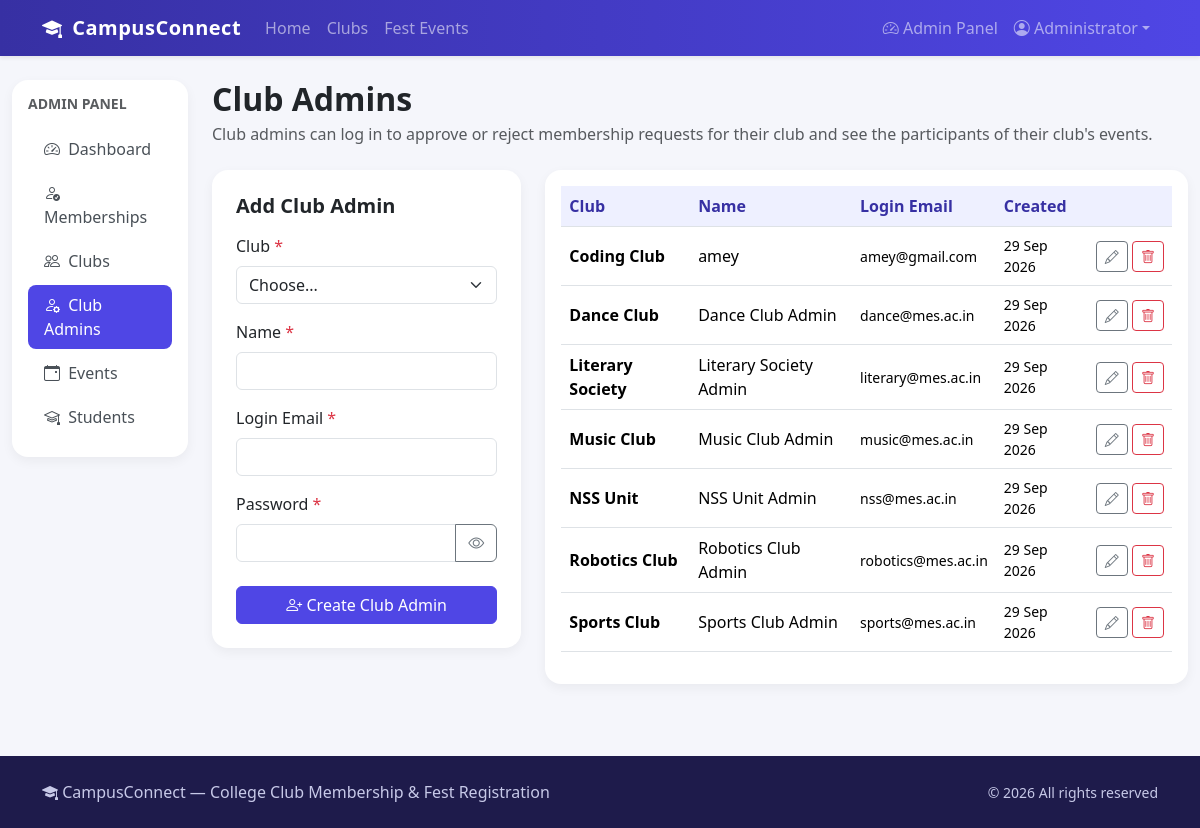
/admin/club-admins (signed in), run on the app's committed database.
### tables this page shows
CREATE TABLE "users" (
    id            INTEGER PRIMARY KEY AUTOINCREMENT,
    name          TEXT    NOT NULL,
    email         TEXT    NOT NULL UNIQUE,
    password_hash TEXT    NOT NULL,
    roll_no       TEXT,
    department    TEXT,
    year          TEXT,
    phone         TEXT,
    role          TEXT    NOT NULL DEFAULT 'student' CHECK (role IN ('student', 'admin', 'club_admin')),
    club_id       INTEGER REFERENCES clubs(id) ON DELETE CASCADE,    created_at    TEXT    NOT NULL DEFAULT CURRENT_TIMESTAMP
);

CREATE TABLE clubs (
    id            INTEGER PRIMARY KEY AUTOINCREMENT,
    name          TEXT    NOT NULL UNIQUE,
    category      TEXT    NOT NULL,
    description   TEXT    NOT NULL,
    coordinator   TEXT,
    contact_email TEXT,
    created_at    TEXT    NOT NULL DEFAULT CURRENT_TIMESTAMP
);

### app.py (the view, shortened to what this page needs)
@app.route("/admin/club-admins", methods=["GET", "POST"])
@admin_required
def admin_club_admins():
    db = get_db()
    form = {"club_id": request.args.get("club_id", "")}
    admins = db.execute(
        """SELECT u.id, u.name, u.email, u.created_at, c.name AS club
           FROM users u JOIN clubs c ON c.id = u.club_id
           WHERE u.role = 'club_admin' ORDER BY c.name, u.name"""
    ).fetchall()
    clubs_list = db.execute("SELECT id, name FROM clubs ORDER BY name").fetchall()
    return render_template("admin/club_admins.html", admins=admins, clubs=clubs_list, form=form)

### app.py (called while the page is built)
def get_db():
    if "db" not in g:
        g.db = sqlite3.connect(DATABASE)
        g.db.row_factory = sqlite3.Row
        g.db.execute("PRAGMA foreign_keys = ON")
    return g.db

@app.before_request
def load_user():
    user_id = session.get("user_id")
    g.user = None
    g.club = None
    if user_id is not None:
        db = get_db()
        g.user = db.execute("SELECT * FROM users WHERE id = ?", (user_id,)).fetchone()
        if g.user is not None and g.user["role"] == "club_admin":
            g.club = db.execute("SELECT * FROM clubs WHERE id = ?", (g.user["club_id"],)).fetchone()

def current_portal():
    user = g.get("user")
    return "club_admin" if user is not None and user["role"] == "club_admin" else "admin"

@app.context_processor
def inject_globals():
    return {
        "user": g.get("user"),
        "my_club": g.get("club"),
        "portal": current_portal(),
        "category_icons": CATEGORY_ICONS,
        "today": date.today().isoformat(),
    }

@app.template_filter("fmt_date")
def fmt_date(value):
    try:
        return datetime.strptime(value, "%Y-%m-%d").strftime("%d %b %Y")
    except (TypeError, ValueError):
        return value

def login_required(view):
    @wraps(view)
    def wrapped(*args, **kwargs):
        if g.user is None:
            flash("Please log in to continue.", "warning")
            return redirect(url_for("login", next=request.path))
        return view(*args, **kwargs)
    return wrapped

def admin_required(view):
    @wraps(view)
    @login_required
    def wrapped(*args, **kwargs):
        if g.user["role"] != "admin":
            abort(403)
        return view(*args, **kwargs)
    return wrapped

### templates/admin/club_admins.html (shortened to what this page needs)
{% extends "admin/layout.html" %}
{% block admin_content %}
<h2 class="fw-bold mb-1">Club Admins</h2>
<p class="text-muted mb-4">Club admins can log in to approve or reject membership requests for their club and see the participants of their club's events.</p>
<div class="row g-4">
    <div class="col-xl-4">
        <div class="card hover-card">
            <div class="card-body p-4">
                <h5 class="fw-bold mb-3">Add Club Admin</h5>
                <form method="post" class="needs-validation" novalidate>
                    <div class="mb-3">
                        <label for="club_id" class="form-label">Club</label>
                        <select class="form-select" id="club_id" name="club_id" required>
                            <option value="">Choose...</option>
                        </select>
                    </div>
                    <div class="mb-3">
                        <label for="name" class="form-label">Name</label>
                        <input type="text" class="form-control" id="name" name="name" value="{{ form.name }}" minlength="2" required>
                    </div>
                    <div class="mb-3">
                        <label for="email" class="form-label">Login Email</label>
                        <input type="email" class="form-control" id="email" name="email" value="{{ form.email }}" required>
                    </div>
                    <div class="mb-4">
                        <label for="password" class="form-label">Password</label>
                        <div class="input-group has-validation">
                            <input type="password" class="form-control" id="password" name="password" minlength="6" required>
                            <button class="btn btn-outline-secondary" type="button" data-toggle-password="password"><i class="bi bi-eye"></i></button>
                        </div>
                    </div>
                    <button type="submit" class="btn btn-brand w-100"><i class="bi bi-person-plus"></i> Create Club Admin</button>
                </form>
            </div>
        </div>
    </div>
    <div class="col-xl-8">
        <div class="card hover-card">
            <div class="card-body table-responsive">
                <table class="table align-middle">
                    <thead><tr><th>Club</th><th>Name</th><th>Login Email</th><th>Created</th><th class="text-end"></th></tr></thead>
                    <tbody>
                    {% for a in admins %}
                        <tr>
                            <td class="fw-semibold">{{ a.club }}</td>
                            <td>{{ a.name }}</td>
                            <td class="small">{{ a.email }}</td>
                            <td class="small">{{ a.created_at[:10]|fmt_date }}</td>
                            <td class="text-end text-nowrap">
                                <a href="{{ url_for('admin_edit_club_admin', user_id=a.id) }}" class="btn btn-sm btn-outline-secondary" title="Edit email / password"><i class="bi bi-pencil"></i></a>
                                <form method="post" action="{{ url_for('admin_delete_club_admin', user_id=a.id) }}" class="d-inline"
                                      data-confirm="Remove {{ a.email }} as admin of {{ a.club }}?">
                                    <button class="btn btn-sm btn-outline-danger" title="Remove"><i class="bi bi-trash"></i></button>
                                </form>
                            </td>
                        </tr>
                    {% else %}
                        <tr><td colspan="5" class="text-center text-muted py-4">No club admins yet</td></tr>
                    {% endfor %}
                    </tbody>
                </table>
            </div>
        </div>
    </div>
</div>
{% endblock %}

### templates/base.html (shortened to what this page needs)
<!doctype html>
<html lang="en">
<head>
    <link href="https://cdn.jsdelivr.net/npm/bootstrap@5.3.3/dist/css/bootstrap.min.css" rel="stylesheet">
    <link href="https://cdn.jsdelivr.net/npm/bootstrap-icons@1.11.3/font/bootstrap-icons.min.css" rel="stylesheet">
    <link href="{{ url_for('static', filename='css/style.css') }}" rel="stylesheet">
</head>
<body class="d-flex flex-column min-vh-100">
<nav class="navbar navbar-expand-lg navbar-dark bg-brand shadow-sm sticky-top">
    <div class="container">
        <a class="navbar-brand" href="{{ url_for('index') }}"><i class="bi bi-mortarboard-fill me-1"></i> CampusConnect</a>
        <div class="collapse navbar-collapse" id="mainNav">
            <ul class="navbar-nav me-auto">
                <li class="nav-item"><a class="nav-link {% if request.endpoint == 'index' %}active{% endif %}" href="{{ url_for('index') }}">Home</a></li>
                <li class="nav-item"><a class="nav-link {% if request.endpoint in ['clubs', 'club_detail'] %}active{% endif %}" href="{{ url_for('clubs') }}">Clubs</a></li>
                <li class="nav-item"><a class="nav-link {% if request.endpoint in ['events', 'event_detail'] %}active{% endif %}" href="{{ url_for('events') }}">Fest Events</a></li>
            </ul>
            <ul class="navbar-nav">
                {% if user %}
                    {% if user.role == 'admin' %}
                        <li class="nav-item"><a class="nav-link" href="{{ url_for('admin_dashboard') }}"><i class="bi bi-speedometer2"></i> Admin Panel</a></li>
                    {% elif user.role == 'club_admin' %}
                        <li class="nav-item"><a class="nav-link" href="{{ url_for('club_admin_dashboard') }}"><i class="bi bi-speedometer2"></i> Club Portal</a></li>
                    {% else %}
                        <li class="nav-item"><a class="nav-link" href="{{ url_for('dashboard') }}"><i class="bi bi-grid"></i> My Dashboard</a></li>
                    {% endif %}
                    <li class="nav-item dropdown">
                        <a class="nav-link dropdown-toggle" href="#" data-bs-toggle="dropdown"><i class="bi bi-person-circle"></i> {{ user.name.split()[0] }}</a>
                    </li>
                {% else %}
                    <li class="nav-item"><a class="nav-link" href="{{ url_for('login') }}">Login</a></li>
                    <li class="nav-item"><a class="btn btn-light btn-sm ms-lg-2 mt-1" href="{{ url_for('register') }}">Register</a></li>
                {% endif %}
            </ul>
        </div>
    </div>
</nav>
<main class="flex-grow-1">
    {% block content %}{% endblock %}
</main>
<footer class="py-4 mt-5">
    <div class="container d-flex flex-column flex-md-row justify-content-between align-items-center gap-2">
        <span><i class="bi bi-mortarboard-fill"></i> CampusConnect &mdash; College Club Membership &amp; Fest Registration</span>
        <span class="small">&copy; 2026 All rights reserved</span>
    </div>
</footer>
</body>
</html>

### static/css/style.css (style rules this page uses)
:root { --brand: #4f46e5; --brand-dark: #3730a3; --accent: #ec4899; }
body { background: #f5f6fb; font-family: "Segoe UI", system-ui, -apple-system, sans-serif; }
.navbar-brand { font-weight: 700; letter-spacing: .5px; }
.bg-brand { background: linear-gradient(90deg, var(--brand-dark), var(--brand)); }
.btn-brand { background: var(--brand); border-color: var(--brand); color: #fff; }
.hover-card { border: 0; border-radius: 1rem; transition: transform .2s ease, box-shadow .2s ease; box-shadow: 0 4px 12px rgba(0, 0, 0, .05); }
div:has(> [required]) > .form-label::after, div:has(> .input-group > [required]) > .form-label::after { content: " *"; color: #dc3545; }
.table thead th { background: #eef0ff; color: var(--brand-dark); font-weight: 600; white-space: nowrap; }
footer { background: #1e1b4b; color: #c7c9e8; }

### data on the page
users: name "Administrator"
users: club "Coding Club", name "amey", email "amey@gmail.com", created_at "29 Sep 2026"
users: club "Dance Club", name "Dance Club Admin", email "dance@mes.ac.in", created_at "29 Sep 2026"
users: club "Literary Society", name "Literary Society Admin", email "literary@mes.ac.in", created_at "29 Sep 2026"
users: club "Music Club", name "Music Club Admin", email "music@mes.ac.in", created_at "29 Sep 2026"
users: club "NSS Unit", name "NSS Unit Admin", email "nss@mes.ac.in", created_at "29 Sep 2026"
users: club "Robotics Club", name "Robotics Club Admin", email "robotics@mes.ac.in", created_at "29 Sep 2026"
users: club "Sports Club", name "Sports Club Admin", email "sports@mes.ac.in", created_at "29 Sep 2026"

### other printed values
{{ label }} "Dashboard" "Memberships" "Clubs" "Club Admins" "Events" "Students"
